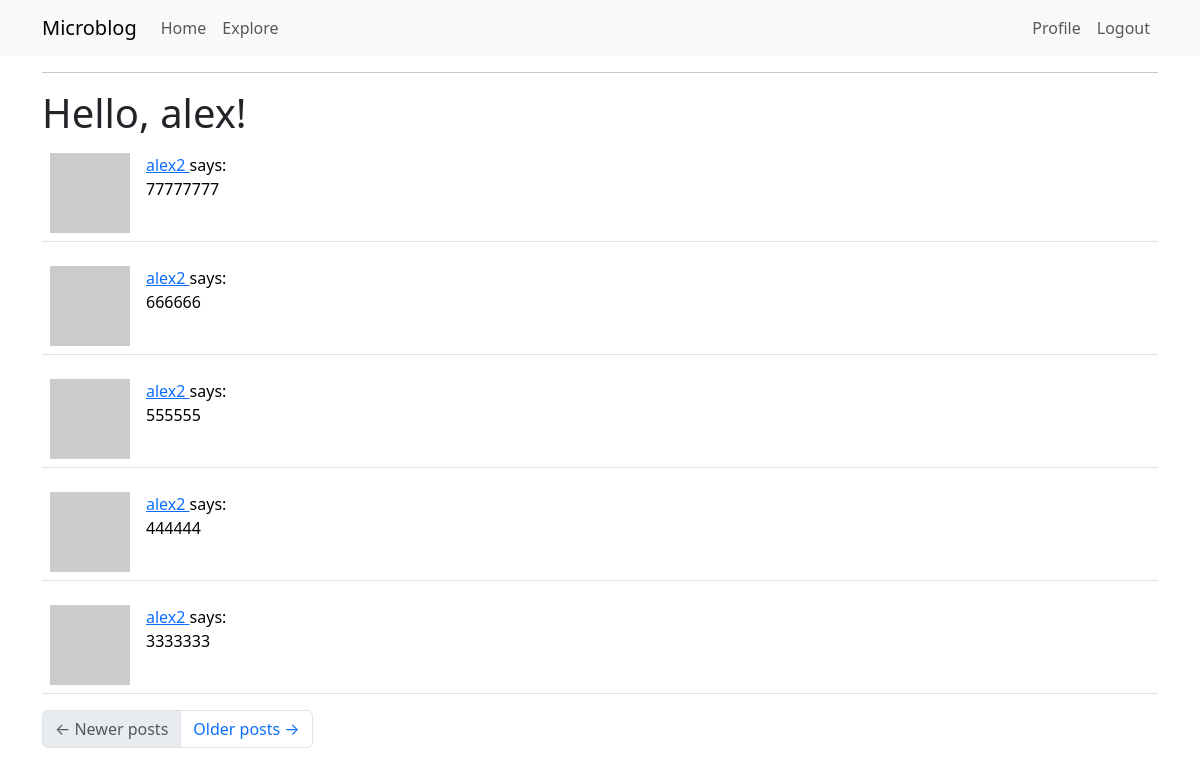
The page /explore (signed in) on the database its author committed.
### app/models.py (models this page shows, shortened)
class User(UserMixin, db.Model):
    id = db.Column(db.Integer, primary_key=True)
    username = db.Column(db.String(64), index=True, unique=True)
    email = db.Column(db.String(120), index=True, unique=True)
    password_hash = db.Column(db.String(128))
    posts = db.relationship('Post', backref='author', lazy='dynamic')
    about_me = db.Column(db.String(140))
    last_seen = db.Column(db.DateTime, default=datetime.utcnow)
    followed = db.relationship(
        'User', secondary=followers,
        primaryjoin=(followers.c.follower_id == id),
        secondaryjoin=(followers.c.followed_id == id),
        backref=db.backref('followers', lazy='dynamic'), lazy='dynamic')
    def avatar(self, size):
        digest = md5(self.email.lower().encode('utf-8')).hexdigest()
        return 'https://www.gravatar.com/avatar/{}?d=identicon&s={}'.format(
            digest, size)

class Post(db.Model):
    id = db.Column(db.Integer, primary_key=True)
    body = db.Column(db.String(140))
    timestamp = db.Column(db.DateTime, index=True, default=datetime.utcnow)
    user_id = db.Column(db.Integer, db.ForeignKey('user.id'))

### app/routes.py (the view)
@app.route('/explore')
@login_required
def explore():
    page = request.args.get('page', 1, type=int)
    posts = Post.query.order_by(Post.timestamp.desc()).paginate(
        page=page, per_page=app.config['POSTS_PER_PAGE'], error_out=False)
    next_url = url_for('explore', page=posts.next_num) \
        if posts.has_next else None
    prev_url = url_for('explore', page=posts.prev_num) \
        if posts.has_prev else None
    return render_template('index.html', title='Explore', posts=posts.items, user=current_user,
                           next_url=next_url, prev_url=prev_url)

### app/models.py (called while the page is built)
@login.user_loader
def load_user(id):
    return User.query.get(int(id))

### app/routes.py (called while the page is built)
@app.before_request
def before_request():
    if current_user.is_authenticated:
        current_user.last_seen = datetime.utcnow()
        db.session.commit()

### app/templates/index.html (shortened to what this page needs)
{% extends "base.html" %}
{% block content %}
    <h1>Hello, {{ user.username }}!</h1>
    {% for post in posts %}
        {% include '_post.html' %}
    {% endfor %}
    <nav aria-label="Post navigation">
        <ul class="pagination">
            <li class="page-item{% if not prev_url %} disabled{% endif %}">
                <a class="page-link" href="{{ prev_url }}">
                    <span aria-hidden="true">&larr;</span> Newer posts
                </a>
            </li>
            <li class="page-item{% if not next_url %} disabled{% endif %}">
                <a class="page-link" href="{{ next_url }}">
                    Older posts <span aria-hidden="true">&rarr;</span>
                </a>
            </li>
        </ul>
    </nav>
{% endblock %}

### app/templates/_post.html
    <table class="table table-hover">
        <tr>
            <td width="70px">
                <a href="{{ url_for('user', username=post.author.username) }}">
                    <img src="{{ post.author.avatar(70) }}" />
                </a>
            </td>
            <td>
                <a href="{{ url_for('user', username=post.author.username) }}">
                    {{ post.author.username }}
                </a>
                says:
                <br>
                {{ post.body }}
            </td>
        </tr>
    </table>

### rows shown on the page
User: username "alex"
Post: author.username "alex2", body "77777777"
Post: author.username "alex2", body "666666"
Post: author.username "alex2", body "555555"
Post: author.username "alex2", body "444444"
Post: author.username "alex2", body "3333333"
